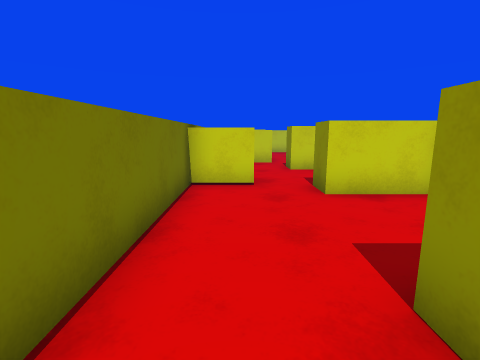
View 1 (above)

16 first-person views from a walk through a scene from a Unity 3-D project. The camera is 1.3 m above the floor, tilts 10° down and sees 85° across. The floor is counted in squares, 1 m on a side. Each view is taken from the middle of a square. On the plan, view 1 faces up. The plan holds only what a view shows up to about 13 squares ahead; the rest is blank. The player character is not drawn.

View 2
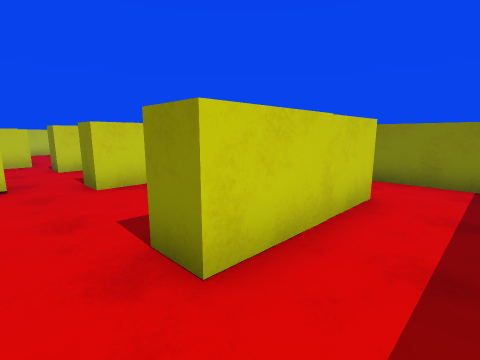

View 3
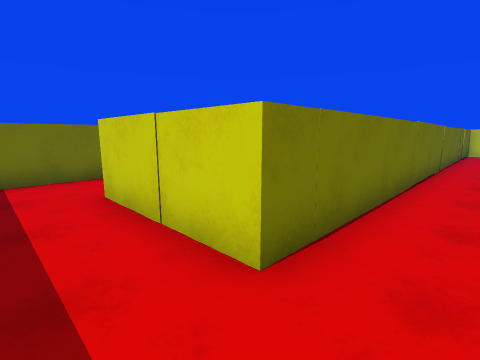

View 4
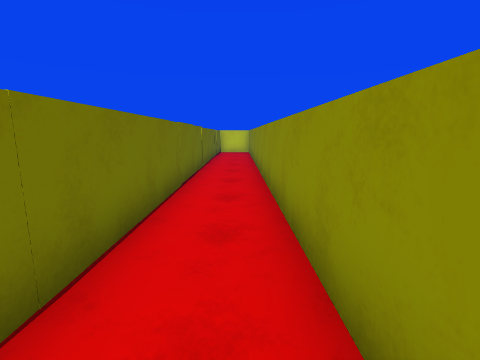

View 5
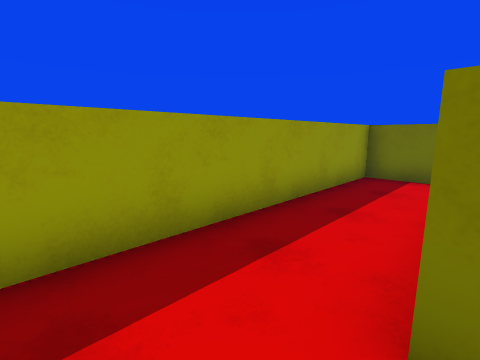

View 6
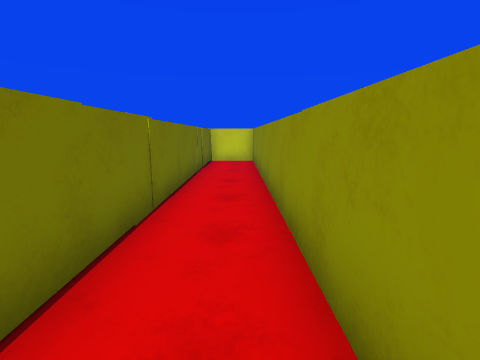

View 7
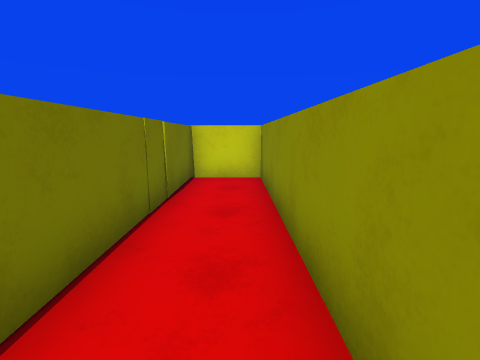

View 8
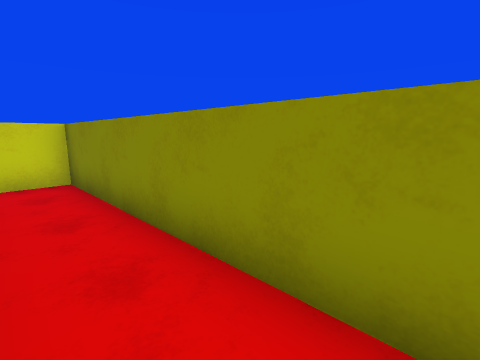

View 9
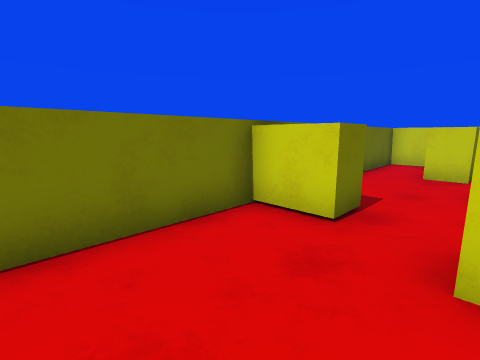

View 10
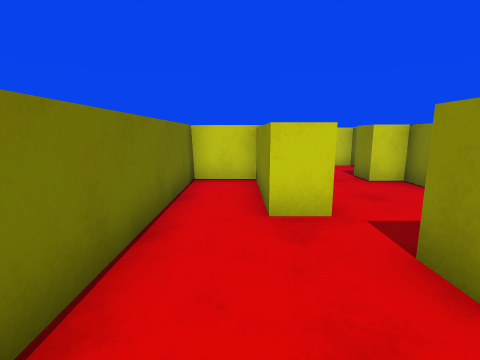

View 11
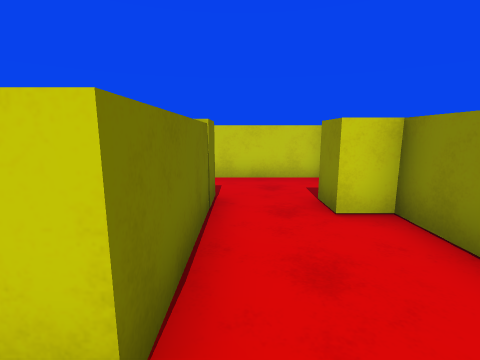

View 12
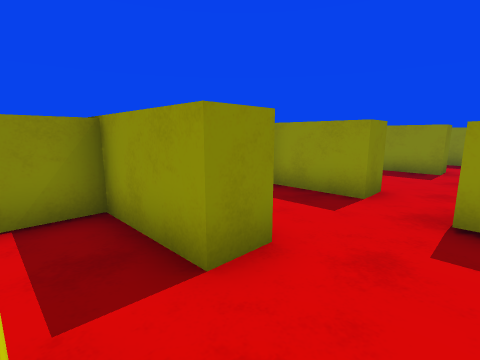

View 13
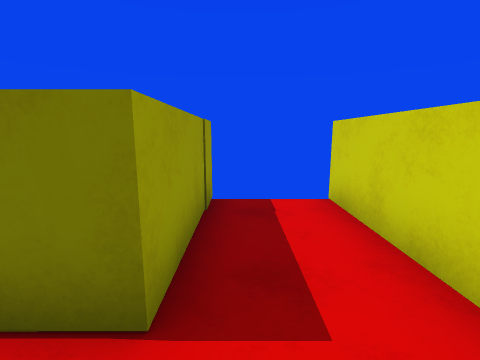

View 14
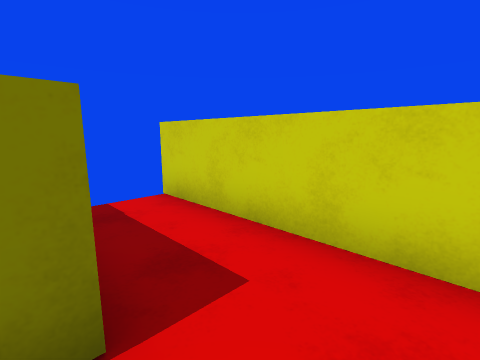

View 15
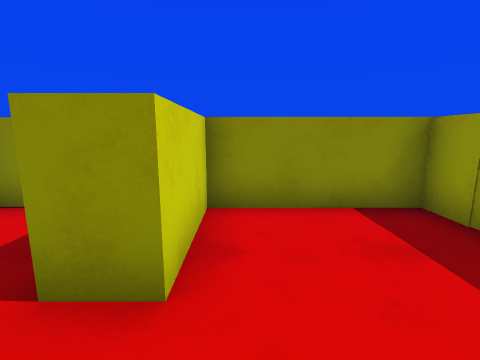

View 16
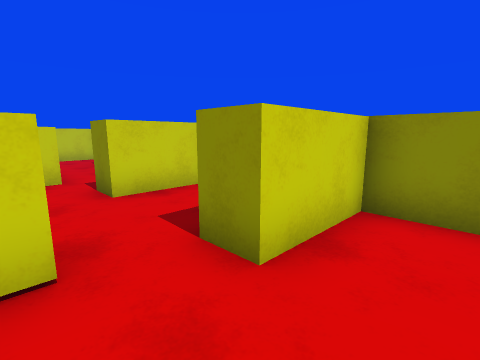

### Floor plan
Key: @ floor where view 1 was taken; # wall or solid block; . floor; ^ raised ledge; B yellow block.
Columns run from 2 left of view 1 to 8 right of it. Each row starts with its distance up from view 1.
 19 ###########
 18  ......^..#
 17  ......^..#
 16 ####..BB..#
 15  #.^..B#..#
 14  #.^...#..#
 13  #.^...#..#
 12  #.^...#..#
 11  #.....#..#
 10  #..####..#
  9  #.....B..#
  8  #.....B..#
  7  BB....B..#
  6  #..####..#
  5  #.....B..#
  4  #.....B..#
  3  #.....B..#
  2  #..BBBB..#
  1  #.BBBBB..#
  0  #@.......#
 -1  #........#
 -2  ##########

Positions as (right, up) in squares from view 1, and headings:
1: (0, 0), facing up
2: (0, -1), facing up-right
3: (7, -1), facing up-left
4: (7, 0), facing up
5: (7, 1), facing down-left
6: (7, 6), facing up
7: (7, 11), facing up
8: (6, 11), facing up-right
9: (2, 3), facing up-left
10: (0, 8), facing up
11: (2, 11), facing up
12: (0, 12), facing down-right
13: (3, 17), facing left
14: (3, 16), facing up-left
15: (0, 5), facing right
16: (0, 4), facing up-right
